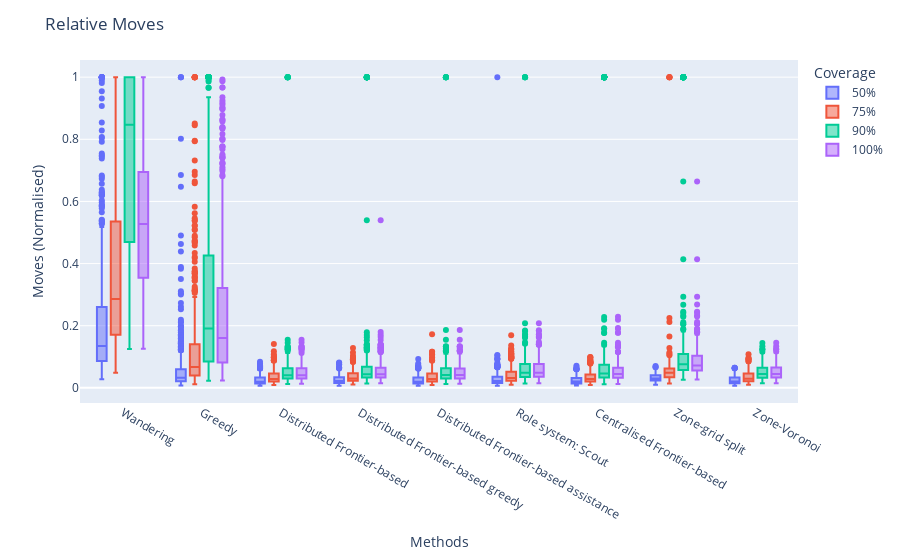

Notebook code for this chart:
### Code cell
import plotly.express as px

# Plot moves relative boxplot



def plot(df):
    fig = px.box(
        df,
        x="Behaviour",
        y="Moves (Normalised)",
        color="Coverage",
        category_orders={
            "Behaviour": behaviourNames,
            "Coverage": ["50%", "75%", "90%", "100%"],
        },
    )

    fig.update_layout(
        title=f"Relative Moves",
        xaxis_title="Methods",
        xaxis=dict(
            tickmode="array",
            tickvals=[*range(len(behaviourNames))],
            ticktext=methodsLabels,
        ),
    )

    fig.show()


df = pd.read_csv(f"analysis/moves_relative.csv")

df_melted = df.melt(
    id_vars=["Behaviour", "Round"], var_name="Coverage", value_name="Moves (Normalised)"
)
df_melted["Coverage"] = df_melted["Coverage"].map(
    {
        "total50": "50%",
        "total75": "75%",
        "total90": "90%",
        "total100": "100%",
    }
)

plot(df_melted)

### Figure 1 — Plotly figure (JSON) as saved in the notebook; plotly's stock layout.template omitted (floating-point values rounded to 4 significant figures; data arrays with more than 128 entries replaced by an {"elided": "..."} marker saying what was removed)
{"data": [{"alignmentgroup": "True", "hovertemplate": "Coverage=50%<br>Behaviour=%{x}<br>Moves (Normalised)=%{y}<extra></extra>", "legendgroup": "50%", "marker": {"color": "#636efa"}, "name": "50%", "notched": false, "offsetgroup": "50%", "orientation": "v", "showlegend": true, "type": "box", "x": {"elided": "4860 str values"}, "x0": " ", "xaxis": "x", "y": {"elided": "4860 float values"}, "y0": " ", "yaxis": "y"}, {"alignmentgroup": "True", "hovertemplate": "Coverage=75%<br>Behaviour=%{x}<br>Moves (Normalised)=%{y}<extra></extra>", "legendgroup": "75%", "marker": {"color": "#EF553B"}, "name": "75%", "notched": false, "offsetgroup": "75%", "orientation": "v", "showlegend": true, "type": "box", "x": {"elided": "4860 str values"}, "x0": " ", "xaxis": "x", "y": {"elided": "4860 float values"}, "y0": " ", "yaxis": "y"}, {"alignmentgroup": "True", "hovertemplate": "Coverage=90%<br>Behaviour=%{x}<br>Moves (Normalised)=%{y}<extra></extra>", "legendgroup": "90%", "marker": {"color": "#00cc96"}, "name": "90%", "notched": false, "offsetgroup": "90%", "orientation": "v", "showlegend": true, "type": "box", "x": {"elided": "4860 str values"}, "x0": " ", "xaxis": "x", "y": {"elided": "4860 float values"}, "y0": " ", "yaxis": "y"}, {"alignmentgroup": "True", "hovertemplate": "Coverage=100%<br>Behaviour=%{x}<br>Moves (Normalised)=%{y}<extra></extra>", "legendgroup": "100%", "marker": {"color": "#ab63fa"}, "name": "100%", "notched": false, "offsetgroup": "100%", "orientation": "v", "showlegend": true, "type": "box", "x": {"elided": "4860 str values"}, "x0": " ", "xaxis": "x", "y": {"elided": "4860 float values"}, "y0": " ", "yaxis": "y"}], "layout": {"boxmode": "group", "legend": {"title": {"text": "Coverage"}, "tracegroupgap": 0}, "margin": {"t": 60}, "title": {"text": "Relative Moves"}, "xaxis": {"anchor": "y", "categoryarray": ["WANDERING", "GREEDY", "FRONTIER", "GREEDY_FRONTIER", "FRONTIER_ASSIST", "SCOUT", "FRONTIER_CENTRAL_GREEDY", "ZONE_SPLIT", "ZONE_VORONOI"], "categoryorder": "array", "domain": [0, 1], "tickmode": "array", "ticktext": ["Wandering", "Greedy", "Distributed Frontier-based", "Distributed Frontier-based greedy", "Distributed Frontier-based assistance", "Role system: Scout", "Centralised Frontier-based", "Zone-grid split", "Zone-Voronoi"], "tickvals": [0, 1, 2, 3, 4, 5, 6, 7, 8], "title": {"text": "Methods"}}, "yaxis": {"anchor": "x", "domain": [0, 1], "title": {"text": "Moves (Normalised)"}}}}
